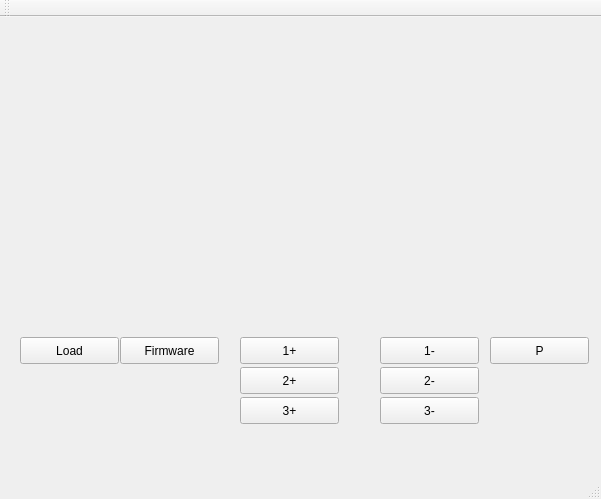
<?xml version="1.0" encoding="UTF-8"?>
<ui version="4.0">
 <class>MainWindow</class>
 <widget class="QMainWindow" name="MainWindow">
  <property name="geometry">
   <rect>
    <x>0</x>
    <y>0</y>
    <width>601</width>
    <height>499</height>
   </rect>
  </property>
  <property name="windowTitle">
   <string>MainWindow</string>
  </property>
  <widget class="QWidget" name="centralWidget">
   <widget class="QPushButton" name="loadButton">
    <property name="geometry">
     <rect>
      <x>20</x>
      <y>320</y>
      <width>99</width>
      <height>27</height>
     </rect>
    </property>
    <property name="text">
     <string>Load</string>
    </property>
   </widget>
   <widget class="QPushButton" name="fwButton">
    <property name="geometry">
     <rect>
      <x>120</x>
      <y>320</y>
      <width>99</width>
      <height>27</height>
     </rect>
    </property>
    <property name="text">
     <string>Firmware</string>
    </property>
   </widget>
   <widget class="QPushButton" name="pushButton">
    <property name="geometry">
     <rect>
      <x>240</x>
      <y>320</y>
      <width>99</width>
      <height>27</height>
     </rect>
    </property>
    <property name="text">
     <string>1+</string>
    </property>
   </widget>
   <widget class="QPushButton" name="pushButton_2">
    <property name="geometry">
     <rect>
      <x>380</x>
      <y>320</y>
      <width>99</width>
      <height>27</height>
     </rect>
    </property>
    <property name="text">
     <string>1-</string>
    </property>
   </widget>
   <widget class="QPushButton" name="pushButton_3">
    <property name="geometry">
     <rect>
      <x>380</x>
      <y>350</y>
      <width>99</width>
      <height>27</height>
     </rect>
    </property>
    <property name="text">
     <string>2-</string>
    </property>
   </widget>
   <widget class="QPushButton" name="pushButton_4">
    <property name="geometry">
     <rect>
      <x>240</x>
      <y>350</y>
      <width>99</width>
      <height>27</height>
     </rect>
    </property>
    <property name="text">
     <string>2+</string>
    </property>
   </widget>
   <widget class="QPushButton" name="pushButton_5">
    <property name="geometry">
     <rect>
      <x>380</x>
      <y>380</y>
      <width>99</width>
      <height>27</height>
     </rect>
    </property>
    <property name="text">
     <string>3-</string>
    </property>
   </widget>
   <widget class="QPushButton" name="pushButton_6">
    <property name="geometry">
     <rect>
      <x>240</x>
      <y>380</y>
      <width>99</width>
      <height>27</height>
     </rect>
    </property>
    <property name="text">
     <string>3+</string>
    </property>
   </widget>
   <widget class="QPushButton" name="pushButton_7">
    <property name="geometry">
     <rect>
      <x>490</x>
      <y>320</y>
      <width>99</width>
      <height>27</height>
     </rect>
    </property>
    <property name="text">
     <string>P</string>
    </property>
   </widget>
  </widget>
  <widget class="QMenuBar" name="menuBar">
   <property name="geometry">
    <rect>
     <x>0</x>
     <y>0</y>
     <width>601</width>
     <height>19</height>
    </rect>
   </property>
  </widget>
  <widget class="QToolBar" name="mainToolBar">
   <attribute name="toolBarArea">
    <enum>TopToolBarArea</enum>
   </attribute>
   <attribute name="toolBarBreak">
    <bool>false</bool>
   </attribute>
  </widget>
  <widget class="QStatusBar" name="statusBar"/>
 </widget>
 <layoutdefault spacing="6" margin="11"/>
 <resources/>
 <connections/>
</ui>
